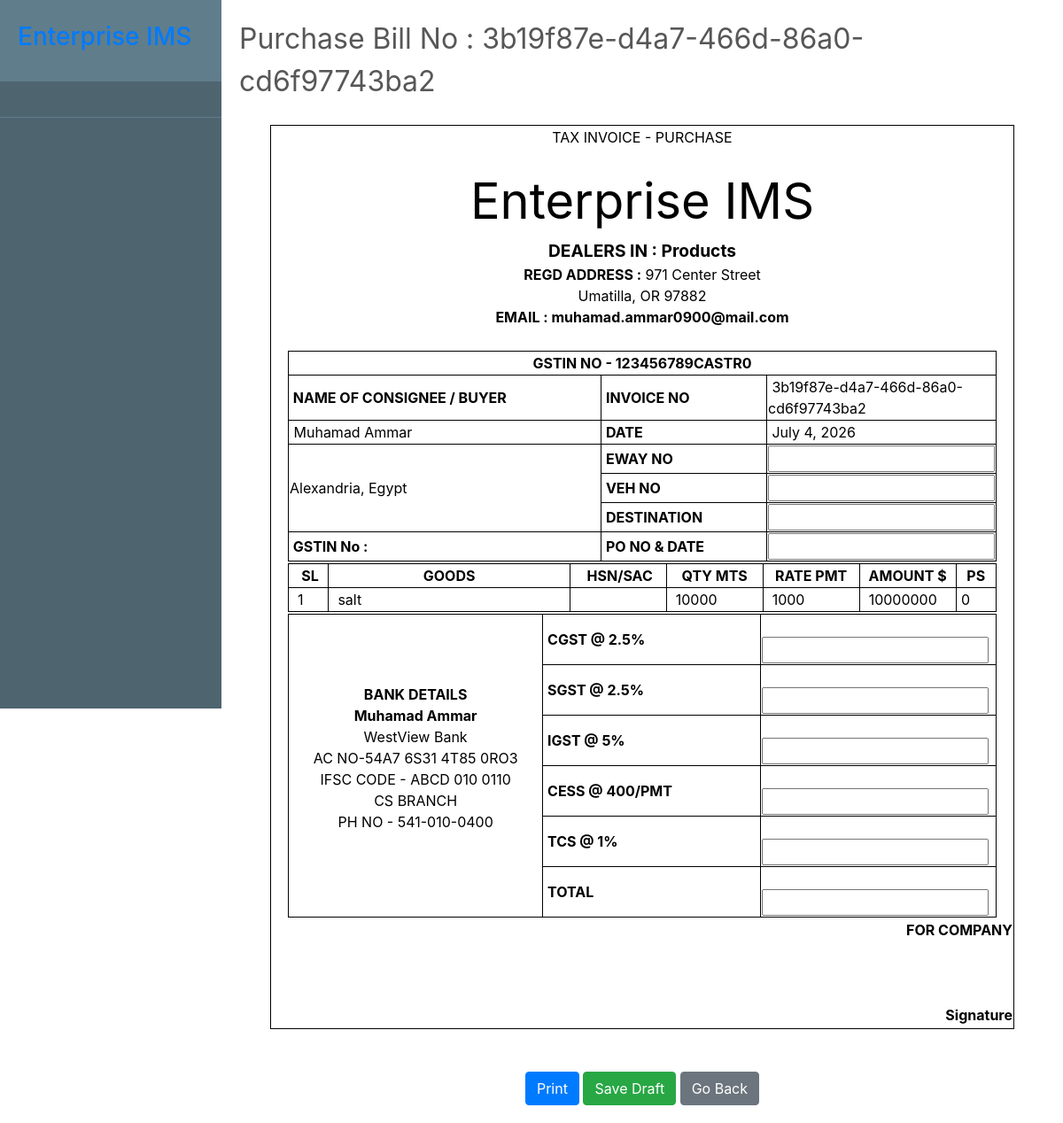
Before: /transaction/purchase_bill/3b19f87ed4a7466d86a0cd6f97743ba2/ with the older database file.
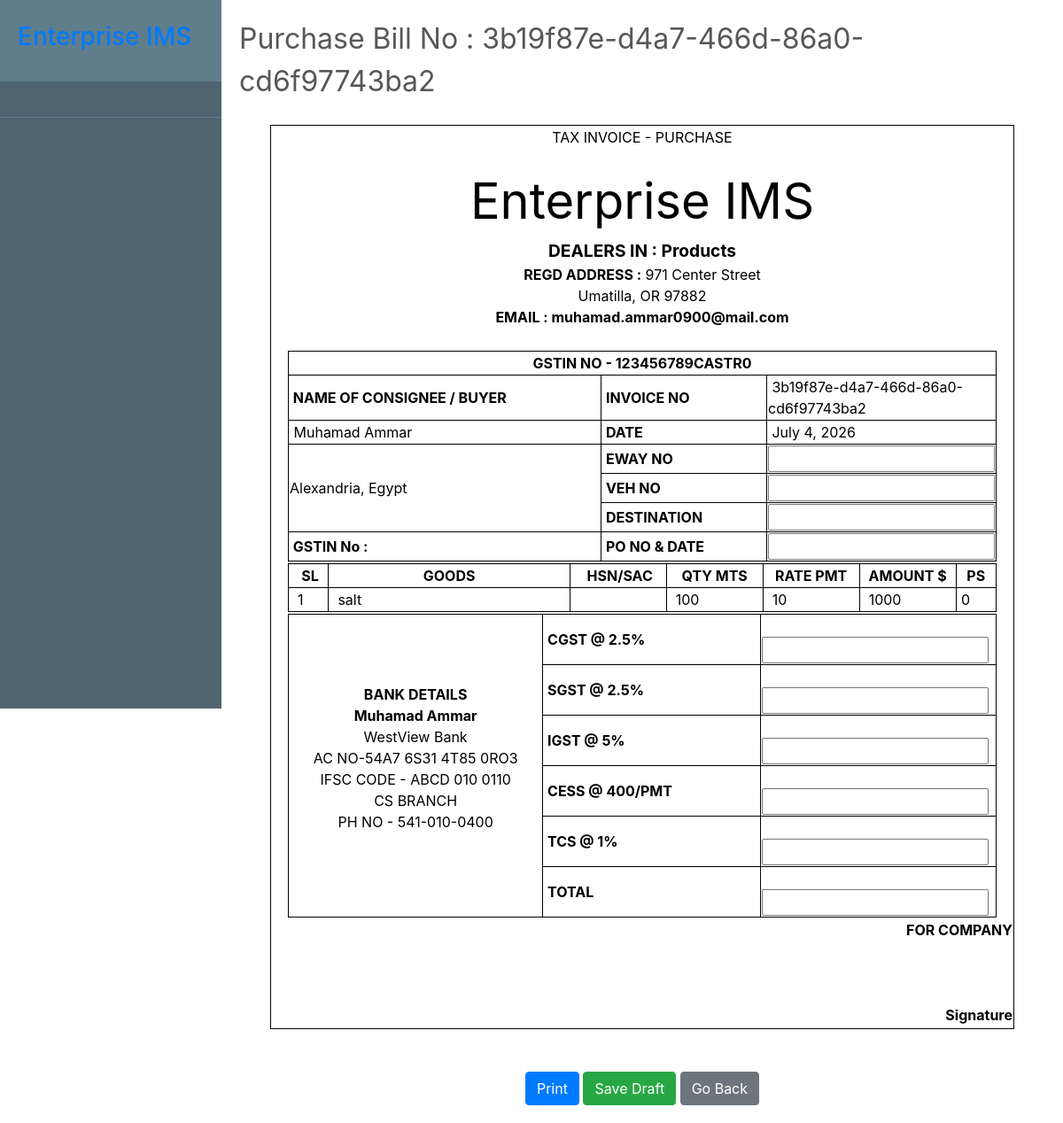
After: the same page with the newer database file.
### transaction/models.py (models this page shows, shortened)
class PurchaseItem(models.Model):
    billno = models.ForeignKey('PurchaseBill', on_delete=models.CASCADE, related_name='purchasebillno')
    stock = models.ForeignKey(Stock, on_delete=models.CASCADE, related_name='purchaseitem')
    quantity = models.IntegerField(default=1)
    perprice = models.IntegerField(default=1)
    totalprice = models.IntegerField(default=1)

### inventory/models.py (models this page shows, shortened)
class Stock(models.Model):
    id = models.UUIDField(primary_key=True, default=uuid.uuid4)
    name = models.CharField(unique=True, max_length=100)
    quantity = models.DecimalField(max_digits=10, decimal_places=2, default=1)
    is_deleted = models.BooleanField(default=False)
    date = models.DateTimeField(auto_now_add=True, blank=True, null=True)

### transaction/views.py (the view, shortened to what this page needs)
# urls.py: path('purchase_bill/<str:billno>/', PurchaseBillView.as_view(), name='purchase_bill'),
class PurchaseBillView(generic.View):
    model = PurchaseBill
    template_name = 'bill/purchase_bill.html'
    bill_base = 'bill/bill_base.html'
    form_class = PurchaseDetailsForm
    def get_bill_context(self, billno, form):
        bill = get_object_or_404(PurchaseBill, billno=billno)
        items = PurchaseItem.objects.filter(billno=billno)
        billdetails = get_object_or_404(PurchaseBillDetails, billno=billno)
        return {
            'bill': bill,
            'items': items,
            'billdetails': billdetails,
            'bill_base': self.bill_base,
            'form': form,
        }
    def get(self, request, billno):
        billdetalisobj = get_object_or_404(PurchaseBillDetails, billno=billno)
        form = self.form_class(instance=billdetalisobj)
        context = self.get_bill_context(billno, form)
        return render(request, self.template_name, context)

### transaction/forms.py
class PurchaseDetailsForm(forms.ModelForm):
    class Meta:
        model = PurchaseBillDetails
        fields = ('eway', 'veh', 'destination', 'po', 'cgst', 'sgst', 'igst', 'cess', 'tcs', 'total')

### transaction/templates/bill/purchase_bill.html (shortened to what the changed rows need)
{% extends "bill/bill_base.html" %}
{%load static%}
{% block content %}
                      <form method="post">
                          <div class="bg">
                              <br>
                              <div id="printArea" class="bg">
                                  <table class="outer-box inner-box" style="width: 840px; margin-left: auto; margin-right: auto;">
                                      <tbody>
                                          <tr>
                                              <td>
                                              <table class="outer-box" style="width: 800px; margin-left: auto; margin-right: auto;">
                                                  <tbody>
                                                      {% for i in items %}
                                                          <tr style="height: auto;">
                                                              <td class="inner-box" style="width: 5%;">&nbsp; {{ forloop.counter }}</td>
                                                              <td class="inner-box" style="width: 30%;">&nbsp; {{ i.stock.name }}</td>
                                                              <td class="inner-box" style="width: 12%;">&nbsp;</td>
                                                              <td class="inner-box" style="width: 12%;">&nbsp; {{ i.quantity }}</td>
                                                              <td class="inner-box" style="width: 12%;">&nbsp; {{ i.perprice }}</td>
                                                              <td class="inner-box" style="width: 12%;">&nbsp; {{ i.totalprice }}</td>
                                                              <td class="inner-box" style="width: 5%;">&nbsp;0</td>
                                                          </tr>
                                                        {% endfor %}
                                                  </tbody>
                                              </table>
                                              </td>
                                          </tr>
                                      </tbody>
                                  </table>
                              </div>
                          </div>
                          <br><br>
                      </form>
{% endblock content %}

Changed rows visible on the page:
changed PurchaseItem "salt": quantity "10000" → "100"; perprice "1000" → "10"; totalprice "10000000" → "1000"
